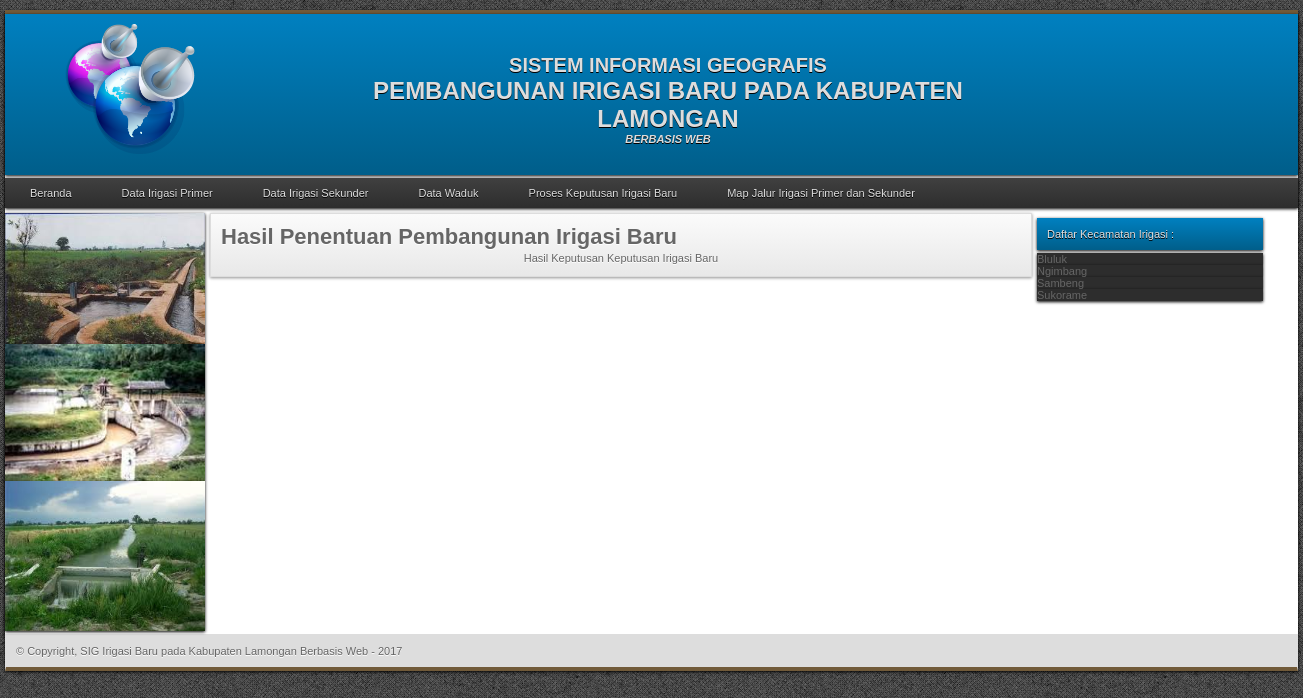
The page /proseshitung.php on the database its author committed.
### tables this page shows
CREATE TABLE IF NOT EXISTS `tb_kecamatan` (
  `id_kec` int(11) NOT NULL AUTO_INCREMENT,
  `nama_kec` varchar(50) NOT NULL,
  `jumlah` varchar(10) NOT NULL,
  PRIMARY KEY (`id_kec`)
);

### proseshitung.php (the view, shortened to what this page needs)
<!DOCTYPE html PUBLIC "-//W3C//DTD XHTML 1.0 Transitional//EN" "http://www.w3.org/TR/xhtml1/DTD/xhtml1-transitional.dtd">
<html xmlns="http://www.w3.org/1999/xhtml">
<head>
<link href="style/global.css" rel="stylesheet" type="text/css" />
</head>
<body>
<div id="page">
<div id="banner">
<div id="assx">
<img src="images/sss.png" class="assx" />
</div>
<div id="text">
<div id="big1">SISTEM INFORMASI GEOGRAFIS</div>
<div id="big2">PEMBANGUNAN IRIGASI BARU PADA KABUPATEN LAMONGAN</div>
<div id="big3">BERBASIS WEB</div>
</div>
</div>
<div id="menu_wrapper">
<ul class="menu_wrapper">
<li><a href='./index.php'>Beranda</a></li>
<li><a href='./irigasi_primer.php'>Data Irigasi Primer</a></li>
<li><a href='./irigasi_sekunder.php'>Data Irigasi Sekunder</a>
<li><a href='./waduk1.php'>Data Waduk</a></li>
<li><a href='./penentuan1.php'>Proses Keputusan Irigasi Baru</a></li>
<li><a href='./map.php'>Map Jalur Irigasi Primer dan Sekunder</a></li>
</ul>
</div>
<div id="menu_side">
<img src="img/1.jpg" class="m" /><br />
<img src="img/2.jpg" class="m" /><br />
<img src="img/3.jpg" class="m" />
</div>
<div id="content">
<?php
if(isset($_GET['page']) && ($_GET['page'] == "lokasi")){
	include "./main/lokasi.php";
}elseif(isset($_GET['page']) && ($_GET['page'] == "map")){
	include "./main/map.php";
}else{
	include "./proseshitung1.php";
}
?>
<div id="menu_side2">
<div id="title">Daftar Kecamatan Irigasi :</div>
<ul class="menu_side2">
<?php
$sql_kab = mysql_query("select nama_kec,jumlah from tb_kecamatan order by nama_kec asc");
while($r_kab = mysql_fetch_array($sql_kab)){
	echo "<li>";
	echo $r_kab['nama_kec'];
	echo "</li>";
}
?>
</ul>
</div>
<div id="footer">&copy; Copyright, SIG Irigasi Baru pada Kabupaten Lamongan Berbasis Web - <?php echo date("Y"); ?></div>
</body>
</html>

### style/global.css (style rules this page uses)
* { padding:0; margin:0 auto; }
body { background:url(../images/bedge_grungec.png); font-family:Verdana, Geneva, sans-serif; font-size:11px; color:#666; }
#menu_wrapper { margin-bottom:5px; height:30px; line-height:30px; color:#FFF; background-image:-moz-linear-gradient(-90deg,#404040,#2D2D2D); background-image:-webkit-linear-gradient(-90deg,#404040,#2D2D2D); -webkit-box-shadow:0 1px 3px #000; -moz-box-shadow:0 1px 3px #000; box-shadow:0 1px 3px #000; position:relative; font-size:11px; -webkit-box-shadow:0 1px 3px #000; -moz-box-shadow:0 1px 3px #000; box-shadow:0 1px 3px #000; }
#menu_wrapper ul { padding:0px; margin:0; list-style:none; }
#menu_wrapper ul li { padding:0; margin:0; float:left; }
#menu_wrapper ul li a { color:#DDD; text-shadow:0 1px 0 #000; display:block; text-decoration:none; padding:0 25px; }
#page { background-color:#FFF; -webkit-box-shadow:0 1px 3px #000; -moz-box-shadow:0 1px 3px #000; box-shadow:0 1px 3px #000; border-top:4px solid #715A39; margin-top:10px; margin-bottom:10px; width:1293px; }
.m { width:200px; -webkit-box-shadow:0 1px 3px #000; -moz-box-shadow:0 1px 3px #000; box-shadow:0 1px 3px #000; }
#assx { float:left; margin-left:50px; }
.assx { width:130px; }
#text { float:right; text-align:center; padding:20px; width:600px; margin-right:300px; margin-top:10px; }
#big1 { font-size:20px; }
#big2 { font-size:24px; }
#big3 { font-style:italic; }
#banner { font-weight:bold; -webkit-box-shadow:0 1px 3px #000; -moz-box-shadow:0 1px 3px #000; box-shadow:0 1px 3px #000; background-image:-moz-linear-gradient(-90deg,#0080C0,#005E8A); background-image:-webkit-linear-gradient(-90deg,#0080C0,#005E8A); -webkit-box-shadow:0 1px 3px #000; -moz-box-shadow:0 1px 3px #000; box-shadow:0 1px 3px #000; padding:10px; color:#DDD; text-shadow:0 1px 0 #000; margin-bottom:3px; }
#menu_side { margin-right:5px; float:left; margin-bottom:3px; }
#menu_side2 { float:left; margin-bottom:3px; width:226px; }
.menu_side2 li { background:#2D2D2D; -webkit-box-shadow:0 1px 3px #000; -moz-box-shadow:0 1px 3px #000; box-shadow:0 1px 3px #000; display:block; -webkit-transition:.50s ease-out; -moz-transition:.50s ease-out; -ms-transition:.50s ease-out; -o-transition:.50s ease-out; transition:.50s ease-out; }
#title { padding:10px; background-image:-moz-linear-gradient(-90deg,#0080C0,#005E8A); background-image:-webkit-linear-gradient(-90deg,#0080C0,#005E8A); -webkit-box-shadow:0 1px 3px #000; -moz-box-shadow:0 1px 3px #000; box-shadow:0 1px 3px #000; margin-bottom:3px; color:#DDD; text-shadow:0 1px 0 #000; margin-top:5px; }
#content { float:left; border:1px solid #DDD; margin-bottom:3px; width:800px; margin-right:5px; padding:10px; background-image:-moz-linear-gradient(-90deg,#FBFBFB,#E8E8E8); background-image:-webkit-linear-gradient(-90deg,#FBFBFB,#E8E8E8); -webkit-box-shadow:0 1px 3px #919191; -moz-box-shadow:0 1px 3px #919191; box-shadow:0 1px 3px #919191; text-shadow:0 1px 0 #FFF; }
#footer { padding:10px; background-color:#DDD; text-shadow:0 1px 0 #FFF; border:1px solid #DDD; clear:both; border-bottom:4px solid #715A39; }

### rows shown on the page
tb_kecamatan: nama_kec "Bluluk"
tb_kecamatan: nama_kec "Ngimbang"
tb_kecamatan: nama_kec "Sambeng"
tb_kecamatan: nama_kec "Sukorame"

### other values the page prints
$keputusan "Keputusan Irigasi Baru"
